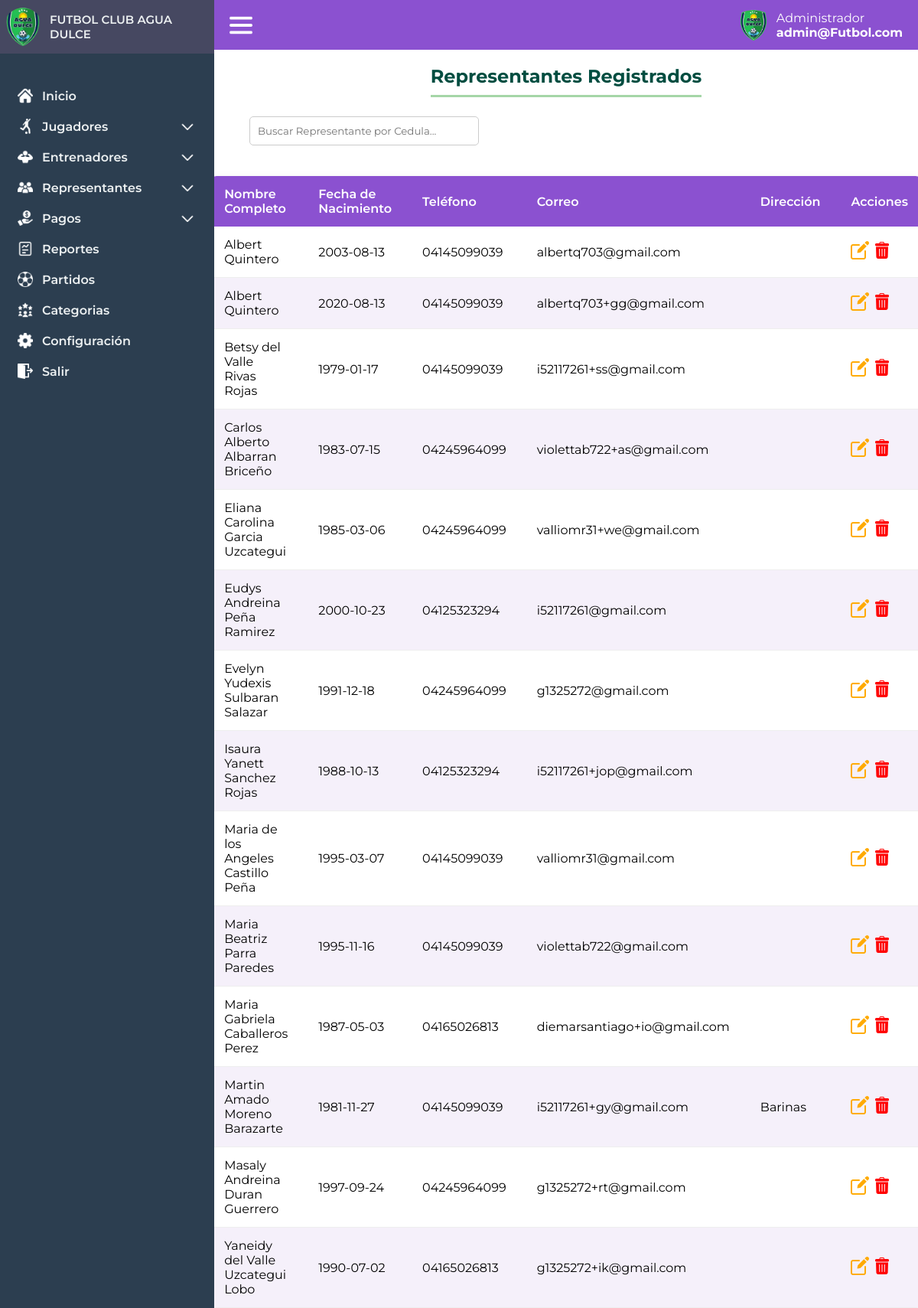
The page /administrador/representantes_lista (signed in) on the database its author committed.
### tables this page shows
CREATE TABLE `representantes` (
  `id` int(11) NOT NULL,
  `nombre_completo` varchar(100) NOT NULL,
  `fecha_nacimiento` date NOT NULL,
  `cedula` varchar(20) NOT NULL,
  `telefono` varchar(20) DEFAULT NULL,
  `correo` varchar(100) DEFAULT NULL,
  `direccion` text DEFAULT NULL,
  `foto` varchar(255) NOT NULL,
  `id_usuario` int(11) DEFAULT NULL,
  `passwordp` varchar(255) NOT NULL
);

### controlador/vistas.php (called while the page is built, shortened)
<?php
class vistas
{
    function vistan($vista){
        require "vistas/".$vista.".php";
    }
}
?>

### controlador/administrador.php (called while the page is built, shortened)
<?php
require_once "modelo/adminmodel.php";
class administrador extends vistas{
        public function representantes_lista(){
            $this->jugadores = adminModel::getAllRepresentatives();
            $this->vistan('administrador/representative_list');
        }
}
?>

### modelo/database.php (called while the page is built, shortened)
<?php
    class Database
    {
        public static function getDatabase(){
            try {
                $db = new PDO("mysql:host=localhost;dbname=futbolclub", "root", "");
                return $db;
            } catch (Exception $e) {
                return false;
            }
        }
    }
    ?>

### modelo/adminmodel.php (called while the page is built, shortened)
<?php
    require_once "database.php";
    class adminModel extends Database
    {
    public static function getAllRepresentatives() {
        try {
            $stmt = Database::getDatabase()->prepare("SELECT * FROM representantes ORDER BY nombre_completo");
            $stmt->execute();
            return $stmt->fetchAll(PDO::FETCH_ASSOC);
        } catch (PDOException $e) {
            return [];
        }
    }
}
?>

### vistas/administrador/representative_list.php (the view, shortened to what this page needs)
<!DOCTYPE html>
<html lang="es">
<head>
    <link rel="stylesheet" href="/FutbolClub/assets/css/index.css">
    <link rel="stylesheet" href="/FutbolClub/assets/css/players.css">
    <link rel="stylesheet" href="/FutbolClub/assets/css/toastr.min.css">
</head>
<body>
     <?php include("vistas/layout/header.php") ?>
    <main class="index-main" id="index-main">
    <?php include('vistas/layout/session.php'); ?>
        <div class="playerlist-container">
            <h2>Representantes Registrados</h2>
            <div class="playerlist-actions">
                <input type="text" id="search-player" placeholder="Buscar Representante por Cedula..." onkeyup="filtrarTabla()">
            </div>
            <table class="player-table" id="player-table">
                <thead>
                    <tr>
                        <th>Nombre Completo</th>
                        <th>Fecha de Nacimiento</th>
                        <th>Teléfono</th>
                        <th>Correo</th>
                        <th>Dirección</th>
                        <th>Acciones</th>
                    </tr>
                </thead>
                <tbody id="player-list">
                    <?php
        if (empty($this->jugadores)) {
            echo '<tr><td colspan="6">No hay jugadores registrados.</td></tr>';
        } else {
            foreach ($this->jugadores as $jugador) {
                echo '<tr>';
                echo '<td>' . htmlspecialchars($jugador['nombre_completo']) . '</td>';
                echo '<td>' . htmlspecialchars($jugador['fecha_nacimiento']) . '</td>';
                echo '<td>' . htmlspecialchars($jugador['telefono']) . '</td>';
                echo '<td>' . htmlspecialchars($jugador['correo']) . '</td>';
                echo '<td>' . htmlspecialchars($jugador['direccion']) . '</td>';
                echo '<td>
                        <a class="edit-representative" data-id="' . htmlspecialchars($jugador['id']) . '"><img src="/FutbolClub/assets/img/editar.png" alt=""></a>
                        <a class="delete-representative" data-id="' . htmlspecialchars($jugador['cedula']) . '" data-name="' . htmlspecialchars($jugador['nombre_completo']) . '"><img src="/FutbolClub/assets/img/papelera.png" alt=""></a>
                      </td>';
                echo '</tr>';
            }
        }
        ?>
                </tbody>
            </table>
        </div>
    </main>
</body>
</html>

### assets/css/index.css (style rules this page uses)
* { box-sizing: border-box; margin: 0; padding: 0; font-family: "Montserrat", sans-serif; }
:root { --color-bg-dark:#2c3e50 ; --color-bg-dark2:#464861 ; }
.index-main { margin-left: 280px; transition: margin-left 0.3s ease-in-out; }
h2 { color: #004d40; border-bottom: 3px solid #a5d6a7; padding-bottom: 10px; margin-bottom: 25px; font-size: 24px; }

### assets/css/players.css (style rules this page uses)
.playerlist-container { display: flex; flex-direction: column; align-items: center; margin-top: 20px; }
.player-table { width: 90%; border-collapse: separate; border-spacing: 0; margin-top: 20px; font-family: 'Segoe UI', Tahoma, Geneva, Verdana, sans-serif; box-shadow: 0 4px 12px rgba(0,0,0,0.1); border-radius: 10px; overflow: hidden; }
.player-table th, .player-table td { padding: 14px 20px; text-align: left; }
.player-table th { background: #8b51d0; color: #fff; font-weight: 600; }
.player-table tr:nth-child(even) { background: #f5f0fa; }
.player-table tr:nth-child(odd) { background: #ffffff; }
.player-table td { border-bottom: 1px solid #eee; }
.playerlist-actions { display: flex; justify-content: space-between; width: 90%; margin-bottom: 20px; }
.playerlist-actions input[type="text"] { padding: 10px; border: 1px solid #ccc; border-radius: 5px; width: 300px; }

### rows shown on the page
representantes: nombre_completo "Albert Quintero", fecha_nacimiento "2003-08-13", telefono "04145099039", correo "albertq703@gmail.com"
representantes: nombre_completo "Albert Quintero", fecha_nacimiento "2020-08-13", telefono "04145099039", correo "albertq703+gg@gmail.com"
representantes: nombre_completo "Betsy del Valle Rivas Rojas", fecha_nacimiento "1979-01-17", telefono "04145099039", correo "i52117261+ss@gmail.com"
representantes: nombre_completo "Carlos Alberto Albarran Briceño", fecha_nacimiento "1983-07-15", telefono "04245964099", correo "violettab722+as@gmail.com"
representantes: nombre_completo "Eliana Carolina Garcia Uzcategui", fecha_nacimiento "1985-03-06", telefono "04245964099", correo "valliomr31+we@gmail.com"
representantes: nombre_completo "Eudys Andreina Peña Ramirez", fecha_nacimiento "2000-10-23", telefono "04125323294", correo "i52117261@gmail.com"
representantes: nombre_completo "Evelyn Yudexis Sulbaran Salazar", fecha_nacimiento "1991-12-18", telefono "04245964099", correo "g1325272@gmail.com"
representantes: nombre_completo "Isaura Yanett Sanchez Rojas", fecha_nacimiento "1988-10-13", telefono "04125323294", correo "i52117261+jop@gmail.com"
representantes: nombre_completo "Maria de los Angeles Castillo Peña", fecha_nacimiento "1995-03-07", telefono "04145099039", correo "valliomr31@gmail.com"
representantes: nombre_completo "Maria Beatriz Parra Paredes", fecha_nacimiento "1995-11-16", telefono "04145099039", correo "violettab722@gmail.com"
representantes: nombre_completo "Maria Gabriela Caballeros Perez", fecha_nacimiento "1987-05-03", telefono "04165026813", correo "diemarsantiago+io@gmail.com"
representantes: nombre_completo "Martin Amado Moreno Barazarte", fecha_nacimiento "1981-11-27", telefono "04145099039", correo "i52117261+gy@gmail.com", direccion "Barinas"
representantes: nombre_completo "Masaly Andreina Duran Guerrero", fecha_nacimiento "1997-09-24", telefono "04245964099", correo "g1325272+rt@gmail.com"
representantes: nombre_completo "Yaneidy del Valle Uzcategui Lobo", fecha_nacimiento "1990-07-02", telefono "04165026813", correo "g1325272+ik@gmail.com"
